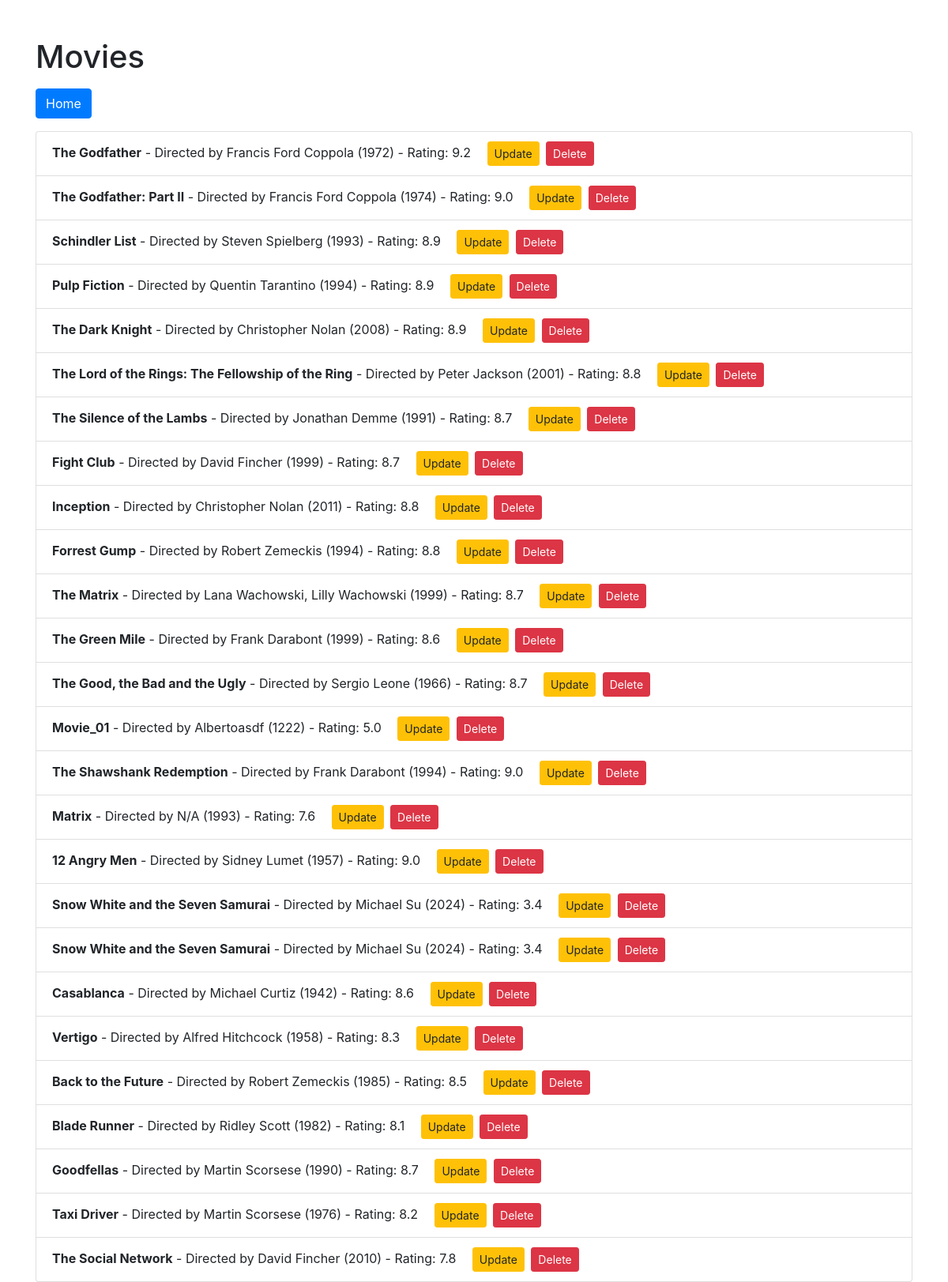
/users/movies, run on an earlier commit of the app's database.
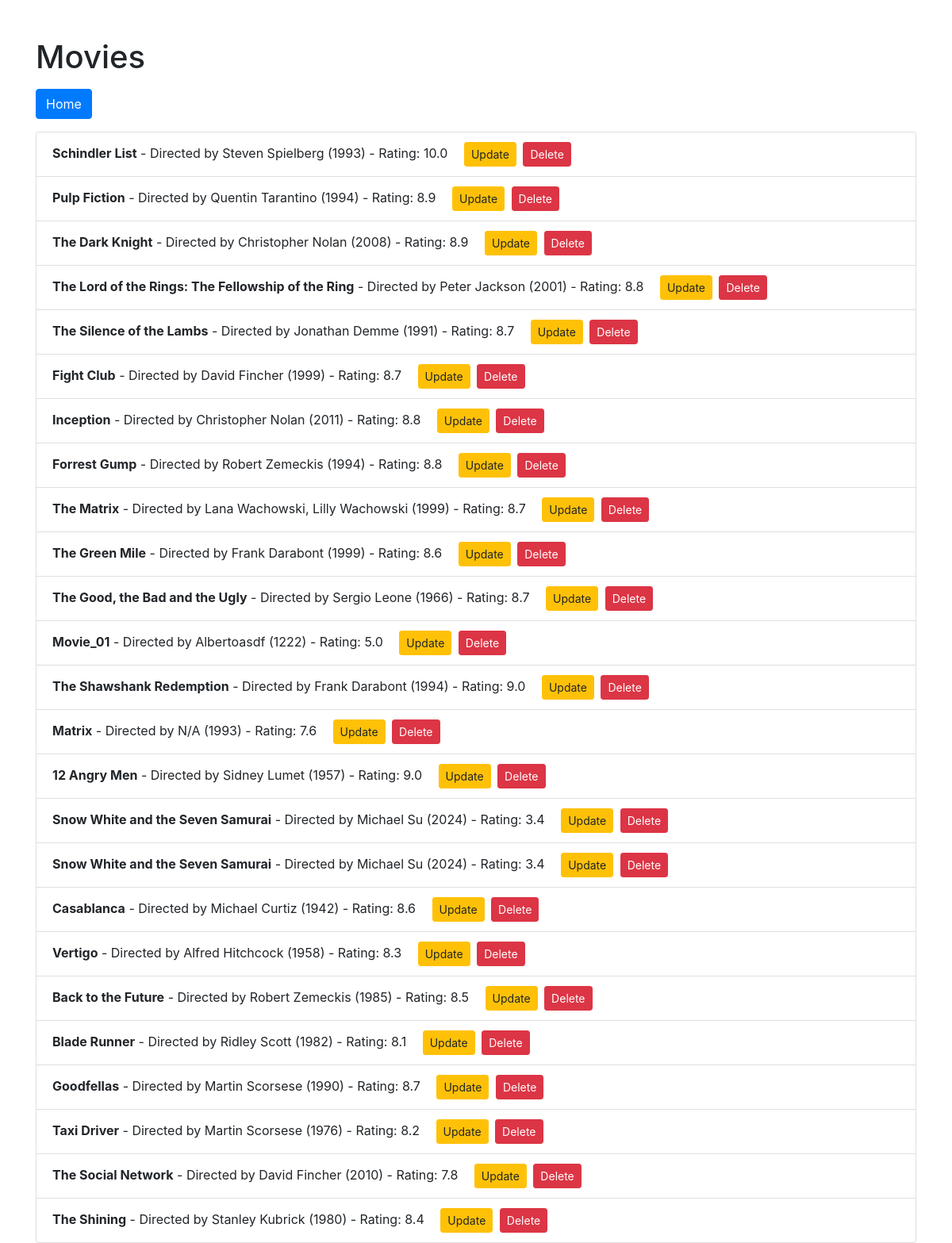
And on a later commit of the database.
### models.py (models this page shows)
class Movie(db.Model):
    movie_id = db.Column(db.Integer, primary_key=True)
    name = db.Column(db.String(120), nullable=False)
    director = db.Column(db.String(120), nullable=False)
    year = db.Column(db.Integer, nullable=False)
    rating = db.Column(db.Float, nullable=False)
    user_id = db.Column(db.Integer, db.ForeignKey('user.user_id'), nullable=False)

### app.py (the view)
@app.route('/users/movies')
def user_movies():
    user_id = request.args.get('user_id')
    if user_id:
        movies = Movie.query.filter_by(user_id=user_id).all()
    else:
        movies = Movie.query.all()
    return render_template('movies.html', movies=movies)

### templates/movies.html (shortened to what this page needs)
<!DOCTYPE html>
<html lang="en">
<head>
    <link rel="stylesheet" href="https://stackpath.bootstrapcdn.com/bootstrap/4.5.2/css/bootstrap.min.css">
</head>
<body>
    <div class="container">
        <h1 class="mt-5">Movies</h1>
        <div class="mt-3">
            <a href="{{ url_for('home') }}" class="btn btn-primary">Home</a>
        </div>
        <ul class="list-group mt-3">
            {% for movie in movies %}
                <li class="list-group-item">
                    <strong>{{ movie.name }}</strong> - Directed by {{ movie.director }} ({{ movie.year }}) - Rating: {{ movie.rating }}
                    <a href="{{ url_for('update_movie', user_id=movie.user_id, movie_id=movie.movie_id) }}" class="btn btn-warning btn-sm ml-3">Update</a>
                    <a href="{{ url_for('delete_movie', user_id=movie.user_id, movie_id=movie.movie_id) }}" class="btn btn-danger btn-sm ml-1">Delete</a>
                </li>
            {% endfor %}
        </ul>
    </div>
</body>
</html>

What changed in the data, as far as the page shows it:
removed Movie: name "The Godfather", director "Francis Ford Coppola", year "1972", rating "9.2"
removed Movie: name "The Godfather: Part II", director "Francis Ford Coppola", year "1974", rating "9.0"
changed Movie "Schindler List": rating "8.9" → "10.0"
added Movie: name "The Shining", director "Stanley Kubrick", year "1980", rating "8.4"
